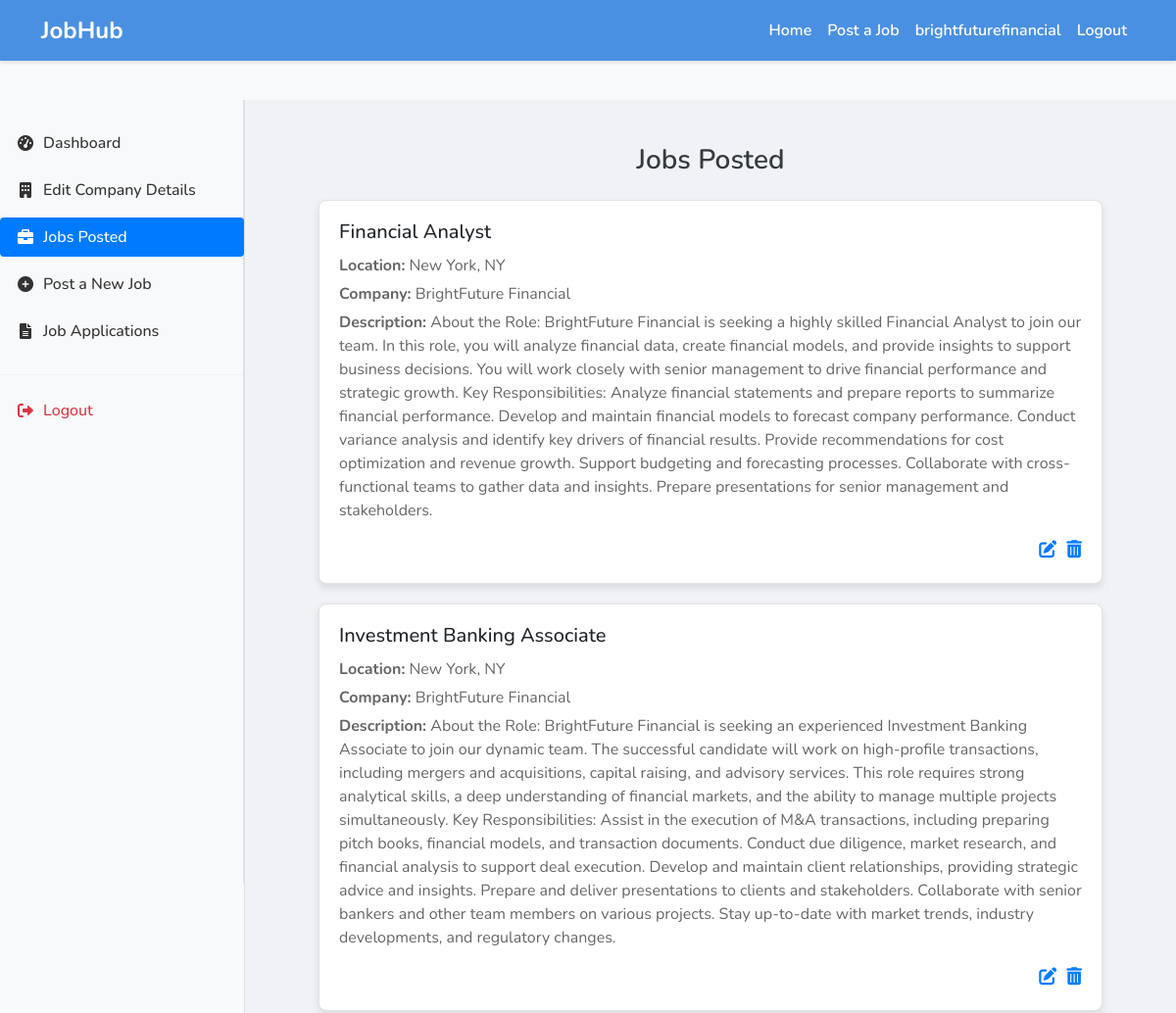
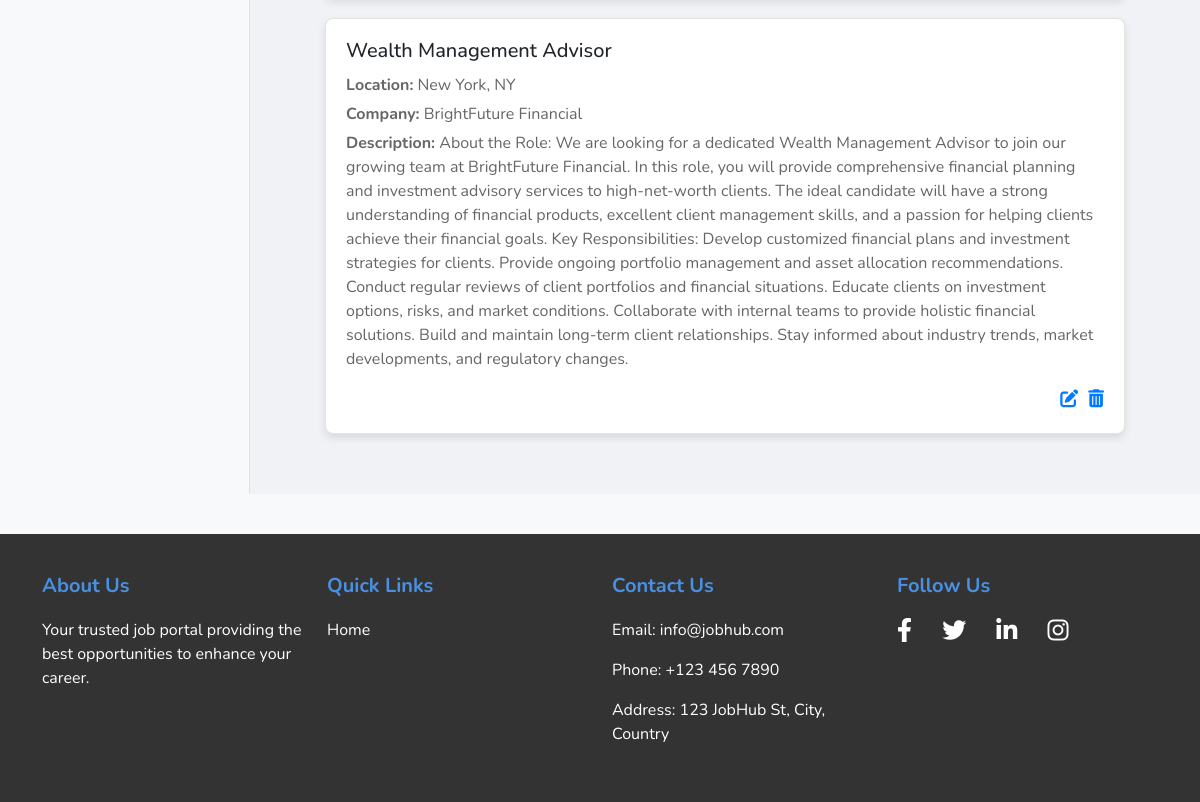
Page /employer/jobs-posted/ (signed in) on the committed database (2 pictures, top to bottom).
### profiles/models.py (models this page shows, shortened)
class Job(models.Model):
    title = models.CharField(max_length=350)
    description = models.TextField()
    category = models.ForeignKey(JobCategory, on_delete=models.SET_NULL, null=True, blank=True)
    company = models.ForeignKey(Employer, on_delete=models.CASCADE)
    location = models.CharField(max_length=200)
    job_type = models.CharField(max_length=100)
    experience = models.CharField(max_length=20)
    is_featured = models.BooleanField(default=False)
    salary = models.CharField(max_length=15, blank=True)
    qualification = models.CharField(max_length=200)
    skills_required = models.CharField(max_length=300)
    created_at = models.DateTimeField(auto_now_add=True)
    updated_at = models.DateTimeField(auto_now=True)

class Employer(models.Model):
    user = models.OneToOneField(User, on_delete=models.CASCADE)
    company_name = models.CharField(max_length=200, unique=True)
    company_description = models.TextField()
    website = models.URLField(max_length=200, unique=True, blank=True)
    email = models.EmailField(max_length=200, unique=True)
    phone_number = models.CharField(max_length=13)
    location = models.CharField(max_length=100)
    created_at = models.DateTimeField(auto_now_add=True)
    updated_at = models.DateTimeField(auto_now=True)
    def __str__(self):
        return self.company_name

### employer/views.py (the view)
# urls.py: path('jobs-posted/', views.jobs_posted, name='jobs_posted'),
def jobs_posted(request):
    company = get_object_or_404(Employer, user=request.user)
    posted_jobs = Job.objects.filter(company=company)
    context = {'posted_jobs':posted_jobs}
    return render(request, 'employer dashboard/jobs_posted.html', context)

### profiles/context_processors.py (called while the page is built)
def employer_users(request):
    employer_users = User.objects.filter(employer__isnull=False)
    context = {'employer_users':employer_users}
    return context

### templates/employer dashboard/jobs_posted.html (shortened to what this page needs)
{% extends "base.html" %}
{% load static %}
{% block styles %}
{{ block.super }}
{% endblock %}
{% block body %}
<div class="dashboard-row">
    <div class="sidebar-column">
        {% include "employer dashboard/sidebar.html" %}
    </div>
    <div class="content-column">
        <div class="jobs-container">
            <div class="jobs-header">
                Jobs Posted
            </div>
            {% for job in posted_jobs %}
            <div class="job-card">
                <h5>{{ job.title }}</h5>
                <p><strong>Location:</strong> {{ job.location }}</p>
                <p><strong>Company:</strong> {{ job.company }}</p>
                <p><strong>Description:</strong> {{ job.description }}</p>
                <div class="actions">
                    <a href="{% url 'edit_job' job.id %}" title="Edit"><i class="fas fa-edit"></i></a>
                    <a href="{% url 'delete_job' job.id %}" title="Delete"><i class="fas fa-trash-alt"></i></a>
                </div>
            </div>
            {% endfor %}
        </div>
    </div>
</div>
{% endblock %}

### templates/base.html (shortened to what this page needs)
{% load static %}
<!DOCTYPE html>
<html lang="en">
<head>
    <link rel="stylesheet" href="https://cdnjs.cloudflare.com/ajax/libs/font-awesome/6.0.0-beta3/css/all.min.css">
    <link href="https://cdn.jsdelivr.net/npm/bootstrap@5.3.0-alpha1/dist/css/bootstrap.min.css" rel="stylesheet">
    {% block styles %}
    <link rel="stylesheet" href="{% static 'base.css' %}">
    {% endblock %}
</head>
<body>
    <nav class="navbar navbar-expand-lg navbar-custom">
        <div class="container">
            <a class="navbar-brand" href="{% url 'home' %}">JobHub</a>
            <div class="collapse navbar-collapse" id="navbarNav">
                <ul class="navbar-nav ms-auto">
                    <li class="nav-item">
                        <a class="nav-link" href="{% url 'home' %}">Home</a>
                    </li>
                    {% if user.is_authenticated and user in employer_users %}
                    <li class="nav-item">
                        <a class="nav-link" href="{% url 'post_new_job' %}">Post a Job</a>
                    </li>
                    {% endif %}
                    {% if user.is_authenticated %}
                    <li class="nav-item">
                        <a class="nav-link" href="#">{{user}}</a>
                    </li>
                    <li class="nav-item">
                        <a class="nav-link" href="{% url 'logout' %}">Logout</a>
                    </li>
                    {% endif %}
                </ul>
            </div>
        </div>
    </nav>
    <div class="content">
        {% block body %}
        {% endblock %}
    </div>
    <footer class="job-portal-footer">
        <div class="container">
            <div class="row">
                <div class="col-md-3">
                    <h5>About Us</h5>
                    <p>Your trusted job portal providing the best opportunities to enhance your career.</p>
                </div>
                <div class="col-md-3">
                    <h5>Quick Links</h5>
                    <ul class="list-unstyled">
                        <li><a href="{% url 'home' %}">Home</a></li>
                    </ul>
                </div>
                <div class="col-md-3">
                    <h5>Contact Us</h5>
                    <p>Email: info@jobhub.com</p>
                    <p>Phone: +123 456 7890</p>
                    <p>Address: 123 JobHub St, City, Country</p>
                </div>
                <div class="col-md-3">
                    <h5>Follow Us</h5>
                    <a href="#" class="d-inline-block me-3"><i class="fab fa-facebook-f"></i></a>
                    <a href="#" class="d-inline-block me-3"><i class="fab fa-twitter"></i></a>
                    <a href="#" class="d-inline-block me-3"><i class="fab fa-linkedin-in"></i></a>
                    <a href="#" class="d-inline-block"><i class="fab fa-instagram"></i></a>
                </div>
            </div>
        </div>
    </footer>
</body>
</html>

### static/base.css (style rules this page uses)
body { font-family: 'Nunito', sans-serif !important; margin: 0; padding: 0; box-sizing: border-box; background-color: #f8f9fa; display: flex; flex-direction: column; min-height: 100vh; }
.navbar-custom { background-color: #4a90e2; box-shadow: 0 2px 4px rgba(0, 0, 0, 0.1); }
.navbar-brand { color: #ffffff !important; font-weight: 700; font-size: 1.5rem; }
.navbar-nav .nav-link { color: #ffffff !important; font-weight: 600; transition: color 0.3s ease; }
.content { flex: 1; padding: 40px 0; }
.job-portal-footer { background-color: #333; color: #fff; padding: 40px 0; margin-top: auto; }
.job-portal-footer h5 { color: #4a90e2; font-weight: 700; margin-bottom: 20px; }
.job-portal-footer a { color: #fff; text-decoration: none; transition: color 0.3s ease; }
.job-portal-footer .fab { font-size: 1.5rem; margin-right: 10px; }

### templates/employer dashboard/jobs_posted.html (style rules this page uses)
.dashboard-row { display: flex; min-height: 100vh; }
.sidebar-column { width: 250px; background-color: #f8f9fa; border-right: 1px solid #dee2e6; }
.content-column { flex-grow: 1; padding: 40px 20px; background-color: #f0f2f5; }
.jobs-container { width: 100%; max-width: 800px; margin: 0 auto; }
.jobs-header { font-size: 1.75rem; font-weight: 600; color: #343a40; margin-bottom: 20px; text-align: center; }
.job-card { background-color: #ffffff; border: 1px solid #e3e3e3; border-radius: 8px; padding: 20px; margin-bottom: 20px; box-shadow: 0 4px 8px rgba(0, 0, 0, 0.1); }
.job-card h5 { margin: 0 0 10px 0; font-size: 1.25rem; font-weight: 500; }
.job-card p { margin: 0 0 5px 0; color: #666; }
.job-card .actions { display: flex; justify-content: flex-end; margin-top: 15px; }
.job-card .actions a { color: #007bff; margin-left: 10px; text-decoration: none; font-size: 18px; }

### rows in the picture
Job: title "Financial Analyst", location "New York, NY", company "BrightFuture Financial", description "About the Role: BrightFuture Financial is seeking a highly skilled Financial Analyst to join our team. In this role, you will analyze financial data, create financial models, and provide insights to support business decisions. You will work closely with senior management to drive financial performance and strategic growth. Key Responsibilities: Analyze financial statements and prepare reports to summarize financial performance. Develop and maintain financial models to forecast company performance. Conduct variance analysis and identify key drivers of financial results. Provide recommendations for cost optimization and revenue growth. Support budgeting and forecasting processes. Collaborate…"
Job: title "Investment Banking Associate", location "New York, NY", company "BrightFuture Financial", description "About the Role: BrightFuture Financial is seeking an experienced Investment Banking Associate to join our dynamic team. The successful candidate will work on high-profile transactions, including mergers and acquisitions, capital raising, and advisory services. This role requires strong analytical skills, a deep understanding of financial markets, and the ability to manage multiple projects simultaneously. Key Responsibilities: Assist in the execution of M&A transactions, including preparing pitch books, financial models, and transaction documents. Conduct due diligence, market research, and financial analysis to support deal execution. Develop and maintain client relationships, providing…"
Job: title "Wealth Management Advisor", location "New York, NY", company "BrightFuture Financial", description "About the Role: We are looking for a dedicated Wealth Management Advisor to join our growing team at BrightFuture Financial. In this role, you will provide comprehensive financial planning and investment advisory services to high-net-worth clients. The ideal candidate will have a strong understanding of financial products, excellent client management skills, and a passion for helping clients achieve their financial goals. Key Responsibilities: Develop customized financial plans and investment strategies for clients. Provide ongoing portfolio management and asset allocation recommendations. Conduct regular reviews of client portfolios and financial situations. Educate clients on investment…"

### other values in the picture
{{ user }} "brightfuturefinancial"
